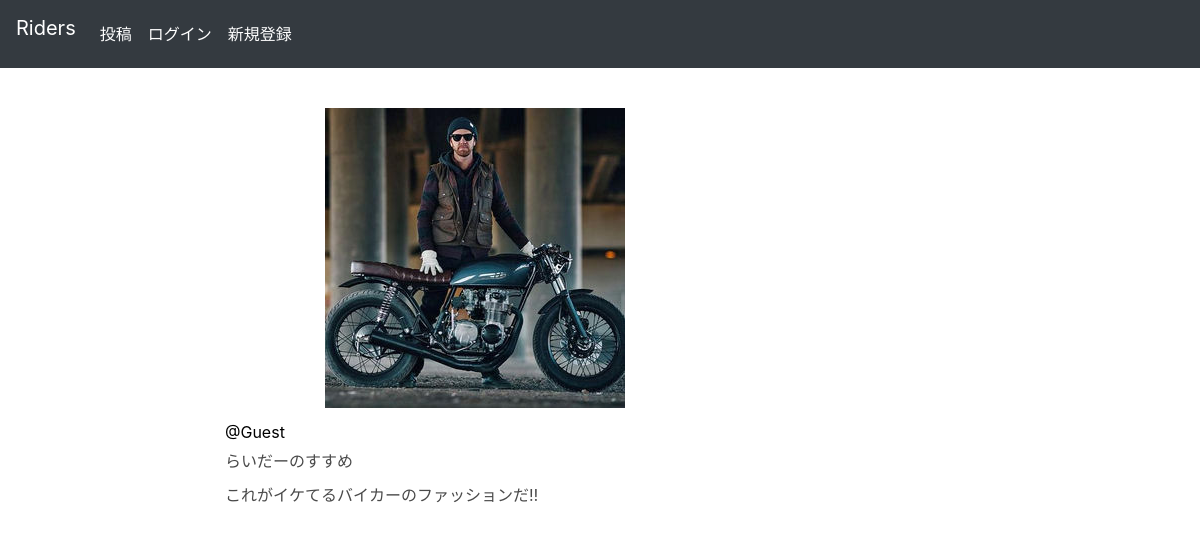
The app's page /photos/23/ with its own data.
### myapp/models.py (models this page shows)
class Photo(models.Model):
    title = models.CharField(max_length=50)
    comment = models.TextField(blank=True)
    image = models.ImageField(upload_to='photos')
    category = models.ForeignKey(Category, on_delete=models.PROTECT)
    user = models.ForeignKey(get_user_model(), on_delete=models.CASCADE)
    created_at = models.DateTimeField(auto_now=True)

### users/models.py (models this page shows)
class User(AbstractBaseUser, PermissionsMixin):
    username = models.CharField('username', unique=True, max_length=20, default='Guest')
    email = models.EmailField("メールアドレス", unique=True)
    is_staff = models.BooleanField("is_staff", default=False)
    is_active = models.BooleanField("is_active", default=True)
    date_joined = models.DateTimeField("date_joined",
                                     default=timezone.now)
    objects = UserManager()
    USERNAME_FIELD = "email"
    EMAIL_FIELD = "email"
    REQUIRED_FIELDS = []
    class Meta:
        verbose_name = "user"
        verbose_name_plural = "users"

### myapp/views.py (the view)
# urls.py: path('photos/<int:pk>/', views.photos_detail, name='photos_detail'),
def photos_detail(request, pk):
    photo = get_object_or_404(Photo, pk=pk)
    return render(request, 'myapp/photos_detail.html', {'photo': photo})

### myapp/templates/myapp/photos_detail.html (shortened to what this page needs)
{% extends 'myapp/base.html' %}
{% block content %}
<div class="photo-detail">
<img src="{{ photo.image.url }}" class="photo-img mt-5">
  <div class="photo-info mt-3">
    <a href="{% url 'myapp:users_detail' photo.user.id %}">@{{ photo.user.username }}</a>
  </div>
  <div class='mt-2 mb-3'>
      <h1>{{ photo.title }}</h1>
  </div>
  <div class="mb-5">
      <p>{{ photo.comment }}</p>
  </div>
</div>
{% endblock %}

### static/css/style.css (style rules this page uses)
html, body { margin: 0; }
div { box-sizing: border-box; }
a { text-decoration: none; color: #000; }
.photo-img { width: 100%; max-width: 500px; height: 300px; object-fit: cover; border-radius: 4px; }
.photo-detail .photo-img { object-fit: contain; }

### records on screen
Photo: image (picture), user.username "Guest", title "らいだーのすすめ", comment "これがイケてるバイカーのファッションだ‼"
